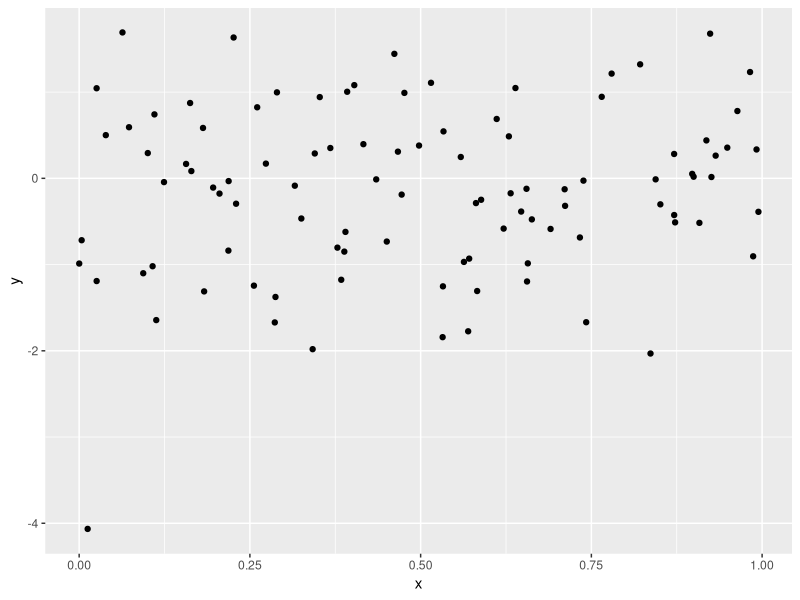
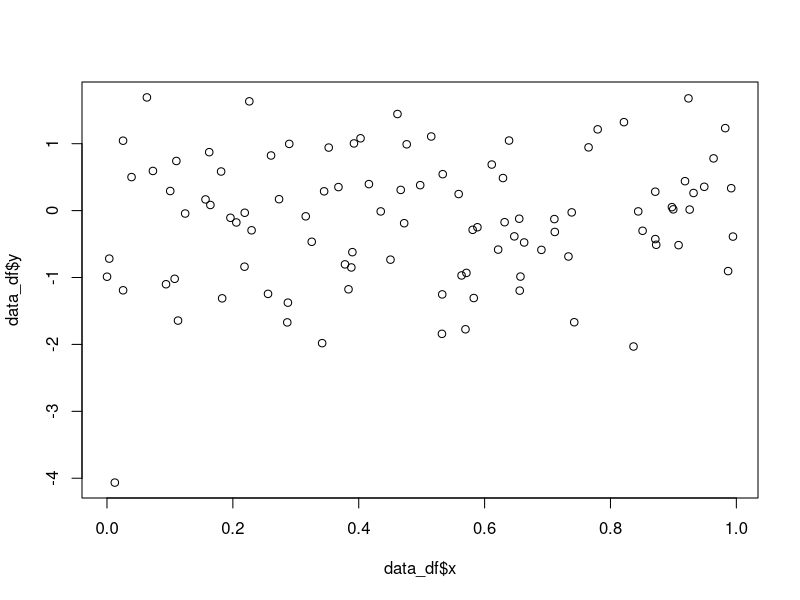

These charts were generated, in order, by the following R code:
library(tidyverse)

data_df <- tibble(y = rnorm(100),
                  x = runif(100))

ggplot(data_df, aes( x = x, y = y)) + geom_point()
plot(data_df$x, data_df$y)

# This is a comment